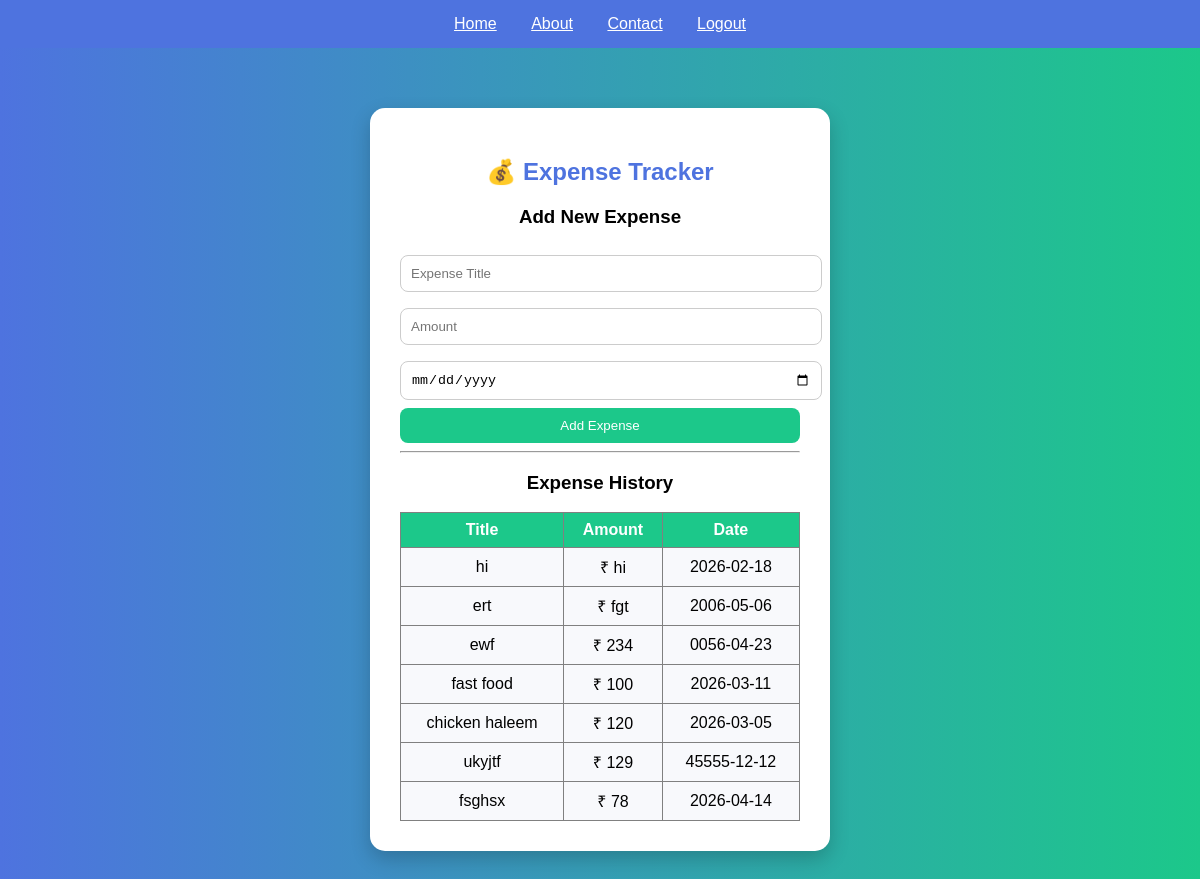
The app's page /main with its own data.
### tables this page shows
CREATE TABLE expenses (
        id INTEGER PRIMARY KEY AUTOINCREMENT,
        title TEXT,
        amount TEXT,
        date TEXT
    );

### main.py (the view, shortened to what this page needs)
@app.route("/main", methods=["GET", "POST"])
def main():
    conn = sqlite3.connect("database.db")
    cursor = conn.cursor()
    cursor.execute("SELECT * FROM expenses")
    data = cursor.fetchall()
    conn.close()
    return render_template("main.html", expenses=data)

### templates/main.html (shortened to what this page needs)
<!DOCTYPE html>
<html>
<head>
    <link rel="stylesheet" href="{{ url_for('static', filename='style.css') }}">
</head>
<body>
<div style="background:#4e73df; padding:15px; text-align:center;">
    <a href="/home" style="color:white; margin:15px;">Home</a>
    <a href="/about" style="color:white; margin:15px;">About</a>
    <a href="/contact" style="color:white; margin:15px;">Contact</a>
    <a href="/" style="color:white; margin:15px;">Logout</a>
</div>
<div class="container">
    <h2>💰 Expense Tracker</h2>
    <h3>Add New Expense</h3>
    <form method="POST">
        <input type="text" name="title" placeholder="Expense Title" required>
        <input type="text" name="amount" placeholder="Amount" required>
        <input type="date" name="date" required>
        <button type="submit">Add Expense</button>
    </form>
    <hr>
    <h3>Expense History</h3>
    <table border="1" width="100%" cellpadding="8">
        <tr style="background:#1cc88a; color:white;">
            <th>Title</th>
            <th>Amount</th>
            <th>Date</th>
        </tr>
        {% for e in expenses %}
        <tr>
            <td>{{ e[1] }}</td>
            <td>₹ {{ e[2] }}</td>
            <td>{{ e[3] }}</td>
        </tr>
        {% endfor %}
    </table>
</div>
</body>
</html>

### static/style.css (style rules this page uses)
body { margin: 0; font-family: Arial, sans-serif; background: linear-gradient(to right, #4e73df, #1cc88a); }
.container { background: white; width: 400px; padding: 30px; border-radius: 15px; box-shadow: 0px 8px 20px rgba(0, 0, 0, 0.2); margin: 60px auto; text-align: center; }
h2 { color: #4e73df; }
input { width: 100%; padding: 10px; margin: 8px 0; border-radius: 8px; border: 1px solid #ccc; }
button { width: 100%; padding: 10px; background-color: #1cc88a; border: none; color: white; border-radius: 8px; cursor: pointer; }
table { width: 100%; border-collapse: collapse; margin-top: 10px; }
th { background-color: #1cc88a; color: white; padding: 8px; }
td { padding: 8px; background: #f8f9fc; }

### records on screen
expenses: title "hi", amount "hi", date "2026-02-18"
expenses: title "ert", amount "fgt", date "2006-05-06"
expenses: title "ewf", amount "234", date "0056-04-23"
expenses: title "fast food", amount "100", date "2026-03-11"
expenses: title "chicken haleem", amount "120", date "2026-03-05"
expenses: title "ukyjtf", amount "129", date "45555-12-12"
expenses: title "fsghsx", amount "78", date "2026-04-14"
